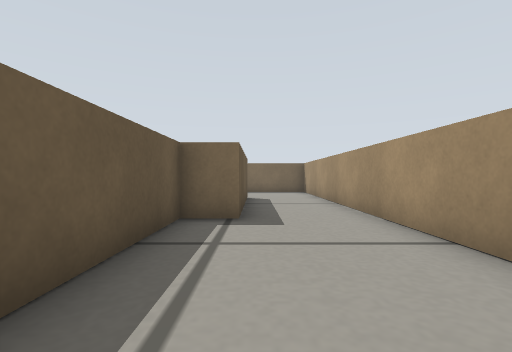
[1] (above)

19 first-person views from a walk through a world built for the Gazebo simulator. The camera is 0.17 m above the floor, looks level and sees 85° across. The floor is counted in squares, 0.2 m on a side. Each view is taken from the middle of a square. On the plan, view 1 faces up. The plan holds only what a view shows up to about 10 squares ahead; the rest is blank.

[2]
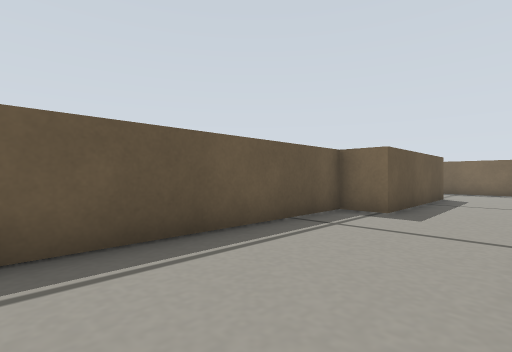

[3]
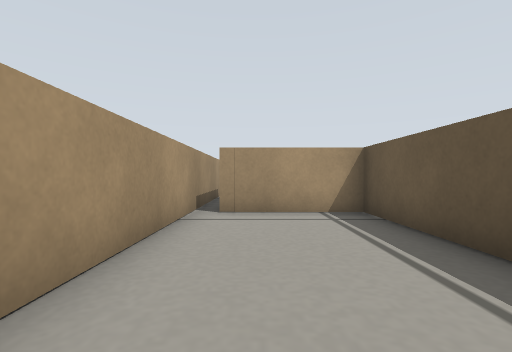

[4]
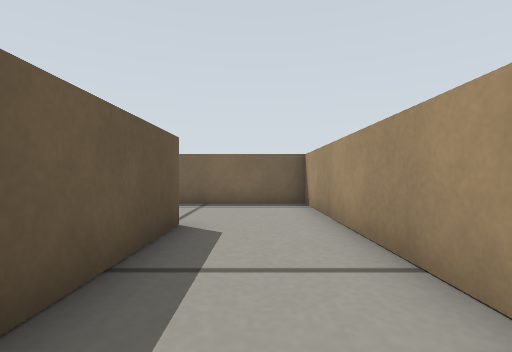

[5]
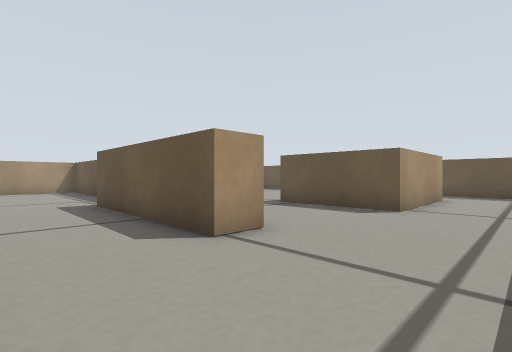

[6]
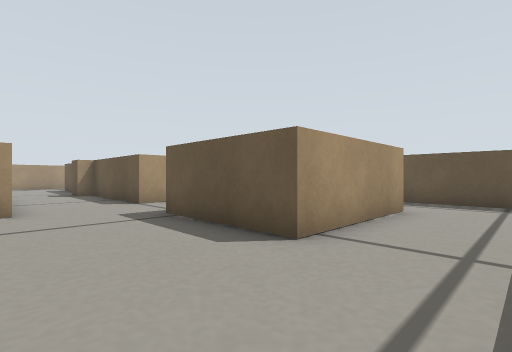

[7]
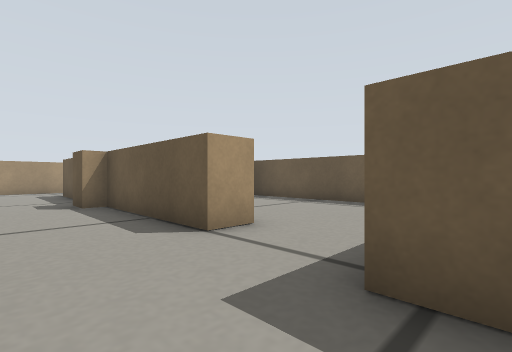

[8]
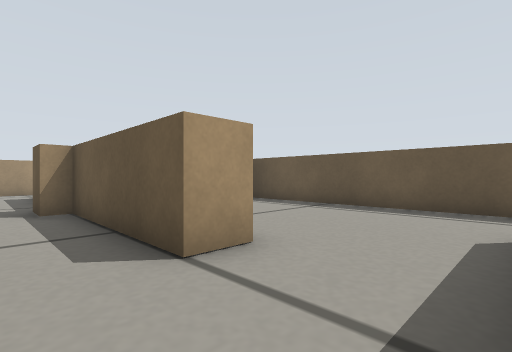

[9]
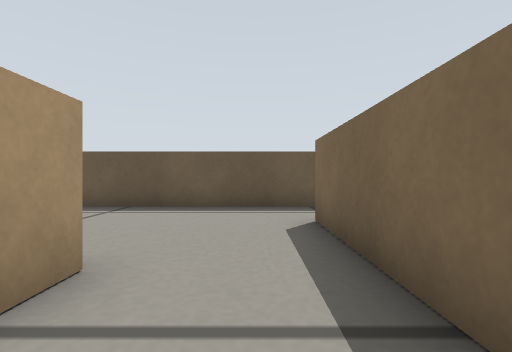

[10]
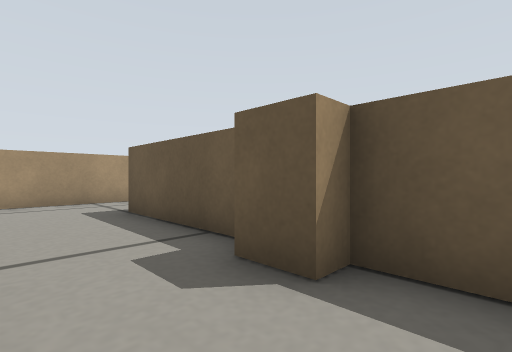

[11]
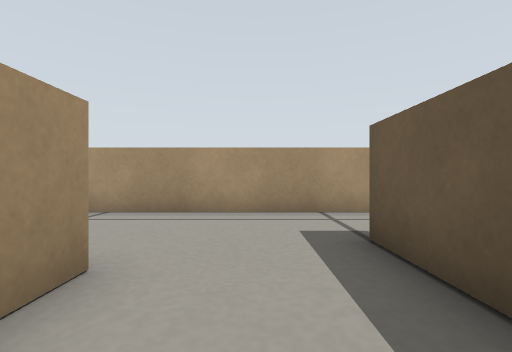

[12]
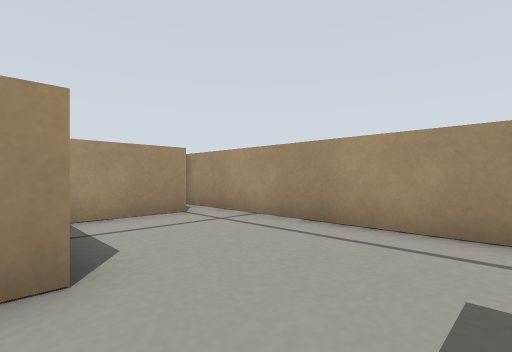

[13]
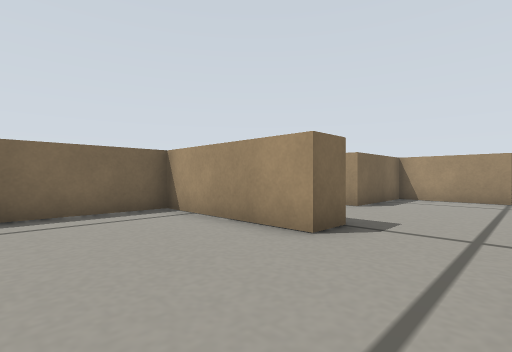

[14]
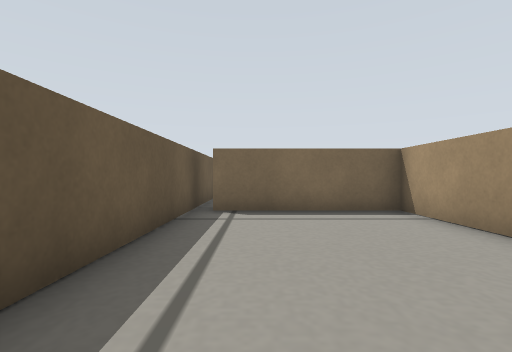

[15]
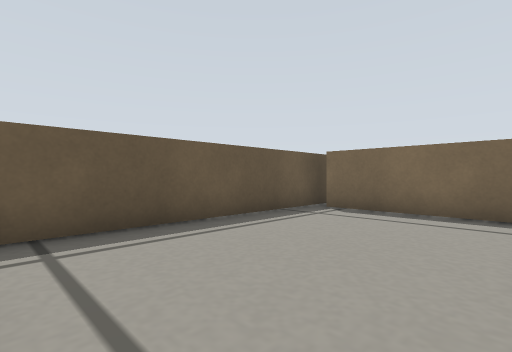

[16]
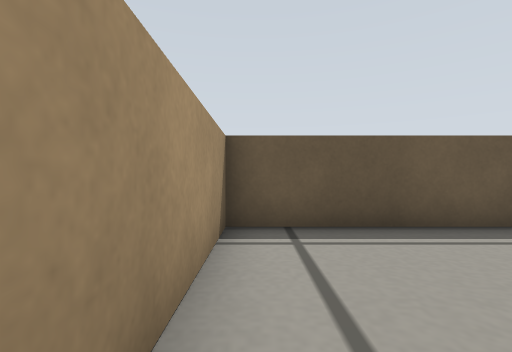

[17]
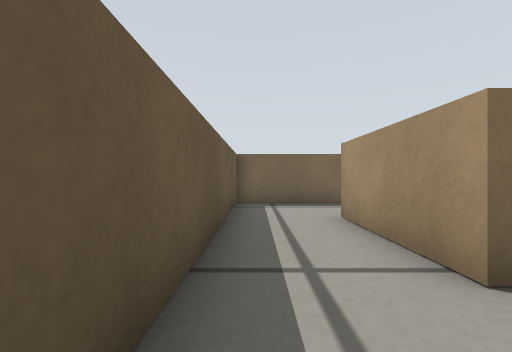

[18]
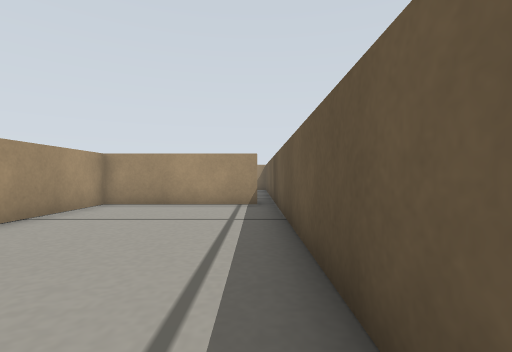

[19]
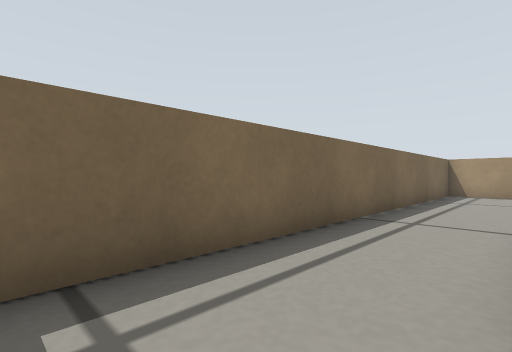

### Floor plan
Points are (right, up) in squares from view 1. A wall is a line through its corners. A room is listed if a view was taken in it or the views show most of it. See-through windows are left out.
Room 1 (views 1, 2, 3, 4, 5)
walls: (-0.3, 10.9) (-0.3, 5.5) (-1.5, 5.5) (-1.5, -2.5) (1.9, -2.5); (2.5, -4.3) (2.5, 14.5) (-0.5, 14.5)
ways out: opening at (-1, 12.5) to room 2
Room 2 (views 6, 7, 8, 9, 10, 11, 12)
walls: (-6.5, 5.4) (-5.5, 5.4) (-5.5, 0.8) (-5, 0.8) (-5, -0.2); (-5.5, -0.9) (-5.5, -4.7) (-6.5, -4.7); (-1.4, 10.9) (-0.3, 10.9); (-9.2, 11.8) (-5, 11.8) (-5, 8.1) (-6.5, 8.1); (-6.4, -7.5) (2.5, -7.5); (0.9, -6.6) (0.9, -3.5) (-2.5, -3.5) (-2.5, -2.6); (-0.5, 14.5) (-9.6, 14.5)
ways out: opening at (-1, 12.5) to room 1; opening at (-6, -6) to room 3; opening at (-9, 13.5) to room 4; opening at (-6, 6.5) to room 4
Room 3 (views 13, 14, 15, 16)
walls: (-6.5, -4.7) (-6.5, -0.2) (-11.1, -0.2); (-11.6, 0.5) (-11.6, -7.5) (-6.4, -7.5)
ways out: opening at (-6, -6) to room 2
Room 4 (views 17, 18, 19)
walls: (-6.5, 8.1) (-9.2, 8.1) (-9.2, 11.8); (-11.1, 0.8) (-6.5, 0.8) (-6.5, 4.1); (-9.6, 14.5) (-11.6, 14.5) (-11.6, 0.5)
ways out: opening at (-9, 13.5) to room 2; opening at (-6, 6.5) to room 2

Where each view was taken, in squares from view 1:
view 1: 0 up, 0 right, facing up
view 2: 1 down, 2 right, facing up-left
view 3: 4 up, 1 right, facing down
view 4: 6 up, 1 right, facing up
view 5: 14 up, 2 right, facing down-left
view 6: 14 up, 2 left, facing down-left
view 7: 9 up, 3 left, facing down-left
view 8: 8 up, 4 left, facing down-left
view 9: 7 up, 4 left, facing left
view 10: 2 up, 3 left, facing down-left
view 11: 1 down, 4 left, facing down
view 12: 3 down, 5 left, facing down-right
view 13: 7 down, 10 left, facing up-right
view 14: 7 down, 10 left, facing up
view 15: 7 down, 7 left, facing up-left
view 16: 7 down, 7 left, facing left
view 17: 6 up, 11 left, facing up
view 18: 9 up, 11 left, facing down
view 19: 12 up, 11 left, facing up-right
